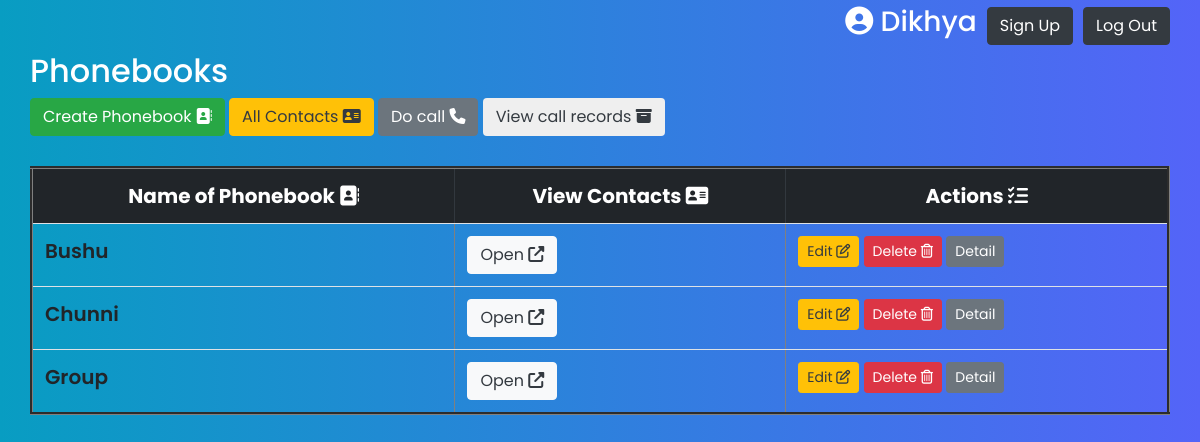
Screenshot of /phonebooks/ (signed in) with the database file from the repository.
### contacts/models.py (models this page shows, shortened)
class Phonebook(models.Model):
    name = models.CharField(max_length=100)
    user = models.ForeignKey(User, on_delete=models.CASCADE)

### contacts/views.py (the view)
# urls.py: path('phonebooks/', views.phonebook_list, name='phonebook_list'),
def phonebook_list(request):
    if request.user.is_authenticated:
        phonebooks = Phonebook.objects.filter(user=request.user)
        return render(request, 'phonebook_list.html', {'phonebooks': phonebooks,'user':request.user})
    else:
        return redirect('login')

### templates/phonebook_list.html (shortened to what this page needs)
{% extends 'base.html' %}
{% block content %}
<div class="main_container">
    <h2 class="heading">Phonebooks</h2>
    <button class="btn btn-success"><a class="text-white" href="../phonebooks/create/"> Create Phonebook</a> <i class='fas fa-address-book'></i></button>
    <button class="btn btn-warning"><a class="text-dark" href="/contacts/">All Contacts <i class="fa fa-address-card"></i> </a></button>
    <button class="btn btn-secondary" data-toggle="modal" data-target="#dial-phonebook-modal">
        Do call <i class="fa fa-phone"></i>
    </button>
    <button class="btn btn-white">
        <a href="/call-records/" class="text-dark"> View call records <i class="fa fa-archive"></i> </a>
    </button>
    <div class="table-responsive-md">
        <table class="table" border="3">
            <tr class="thead-dark">
                <th scope="col">Name of Phonebook  <i class="fa fa-address-book"></i></th>
                <th scope="col">View Contacts  <i class="fa fa-address-card"></i></th>
                <th scope="col">Actions  <i class="fas fa-tasks"></i></th>
            </tr>
            {% for phonebook in phonebooks %}
            <tr>
                <td class="ph_name">{{ phonebook.name }}</td>
                <td><button class="btn btn-light"><a class="text-dark" href="/phonebook-specific/{{phonebook.id}}">Open <i class="fa fa-external-link"></i></a></button></td>
                <td ><button  type="button" class="btn btn-warning btn-sm"> <a class="text-dark" href="{% url 'phonebook_edit' pk=phonebook.pk %}">Edit <i class='far fa-edit'></i></a></button>
                    <button type="button" class="btn btn-danger btn-sm" data-id="{{phonebook.id}}"> <a href="{% url 'phonebook_delete' pk=phonebook.pk %}">Delete <i class="fa fa-trash-o"></i></a></button>
                    <button class="btn btn-secondary btn-sm"> <a class="text-white" href="./{{phonebook.id}}">Detail</a></button>
                </td>
            </tr>
            {%empty%}
              <h4 style="color: red;">This Phonebook is empty. please create using above button.</h4>
            {% endfor %}
        </table>
    </div>
</div>
{% endblock %}

### templates/base.html (shortened to what this page needs)
<!DOCTYPE html>
<html lang="en">
<head>
    <link rel="stylesheet" href="/static/css/main.css">
    <link rel="stylesheet" href="https://cdn.jsdelivr.net/npm/bootstrap@4.1.3/dist/css/bootstrap.min.css">
</head>
<body>
  <div class="btn_right"><h3><i class='fas fa-user-circle'></i> {{user}}</h3><button class="btn btn-dark"><a class="text-white" href="/signup/">Sign Up</a></button> <button  class="btn btn-dark"><a class="text-white" href="/logout/">Log Out</a></button></div>
    {% block content %}
    {% endblock %}
</body>
</html>

### static/css/main.css (style rules this page uses)
* { font-family: "Poppins", sans-serif; }
body { background-image: linear-gradient(to right, #089dc2 0%, #5464f8 100%); height: 100vh; }
.heading { color: white; }
.btn_right>h3 { color: white; }
.main_container { margin: 5px 30px; }
.btn-light>a,.btn-white>a { color: black; }
.btn-danger>a,.btn-primary>a,.btn-success>a ,.btn-dark>a,.btn-secondary>a,.btn-warning>a { color: white; text-decoration: none; }
.table { text-align: left; }
.table-responsive-md { margin-top: 30px; }
.btn_right { margin-top: 5px; display: flex; gap: 10px; justify-content:end; margin-right: 30px; align-items: center; }
.ph_name { font-size: 20px; font-weight: 600; }
.thead-dark>th { text-align: center; font-size: 20px; }

### rows the page displays
Phonebook: name "Bushu"
Phonebook: name "Chunni"
Phonebook: name "Group"

### other values shown
{{ user }} "Dikhya"
